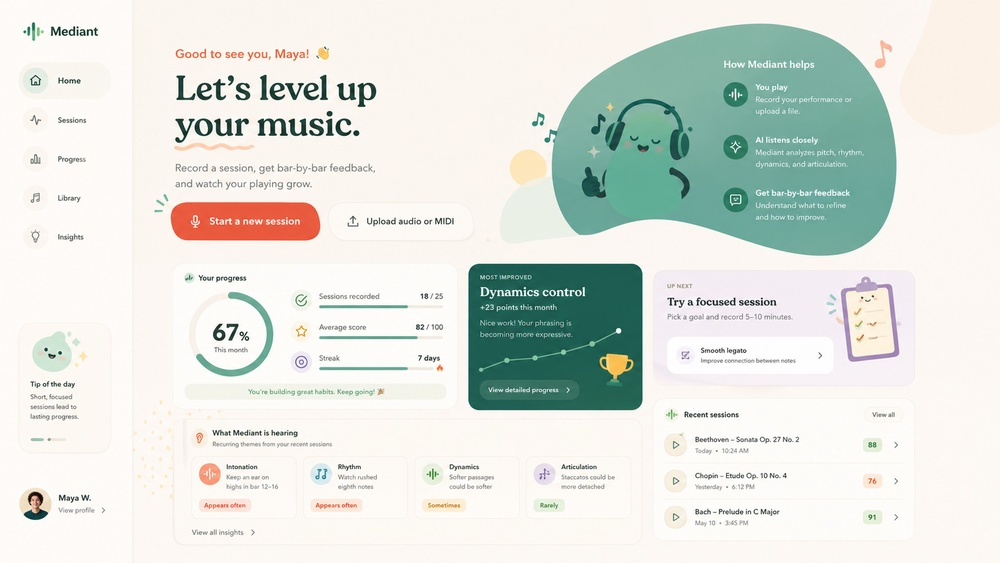
#> input picture agent_workspace/reference/home-redesign-2026-08.jpeg, 1000 x 563 px, shrunk from 1672 x 941 before the run
$ python -i trace_asset.py   (imports and definitions only)
#> lines starting #> are read from the running program, lines starting #| are printed output that depends on the picture
#!/usr/bin/env python3
"""
Trace a flat-coloured region of a reference image into an SVG path.

Why this exists
---------------
Hand-drawing an SVG from a design mockup means guessing at silhouettes, and the
guesses are wrong in ways that are obvious to the person who made the mockup and
invisible to the person who drew them. The home-screen mascot got redrawn as a
circle when the reference is an egg with large oval ear cups.

This derives the actual outline from the pixels instead: mask by colour, keep the
largest blob, walk its boundary, simplify, then smooth into cubic béziers.

Usage
-----
    python3 agent_workspace/trace_asset.py IMAGE --box X0 Y0 X1 Y1 \
        --color 60A890 [--tol 26] [--viewbox 200] [--preview out.png]

    # or segment by "darker than everything around it"
    python3 agent_workspace/trace_asset.py IMAGE --box … --dark 110

Prints a `d="…"` path in a viewBox whose width is --viewbox, so it can be pasted
straight into a component.
"""
import argparse, math, sys
import numpy as np
from PIL import Image
from scipy import ndimage


def build_mask(rgb, color=None, tol=26, dark=None):
    """Boolean mask of the target region, cleaned of speckle and pinholes."""
    if dark is not None:
        mask = rgb.astype(int).sum(axis=2) / 3 < dark
    else:
        target = np.array([int(color[i:i + 2], 16) for i in (0, 2, 4)], dtype=int)
        mask = np.sqrt(((rgb.astype(int) - target) ** 2).sum(axis=2)) < tol

    # Close pinholes (JPEG noise, the face drawn on top of the body) and drop
    # stray specks, or the boundary walk wanders into them.
    mask = ndimage.binary_closing(mask, np.ones((5, 5)))
    mask = ndimage.binary_fill_holes(mask)
    mask = ndimage.binary_opening(mask, np.ones((3, 3)))

    lab, n = ndimage.label(mask)
    if n == 0:
        sys.exit("no region matched — widen --tol or check --box/--color")
    sizes = ndimage.sum(mask, lab, range(1, n + 1))
    return lab == (int(np.argmax(sizes)) + 1)


# [114 lines left out: functions trace_boundary, _rdp_open, rdp, to_bezier, main, not called in this run]


# [2 lines not run here, left out]

>>> import cv2
>>> picture = cv2.imread('reference/home-redesign-2026-08.jpeg', cv2.IMREAD_GRAYSCALE)
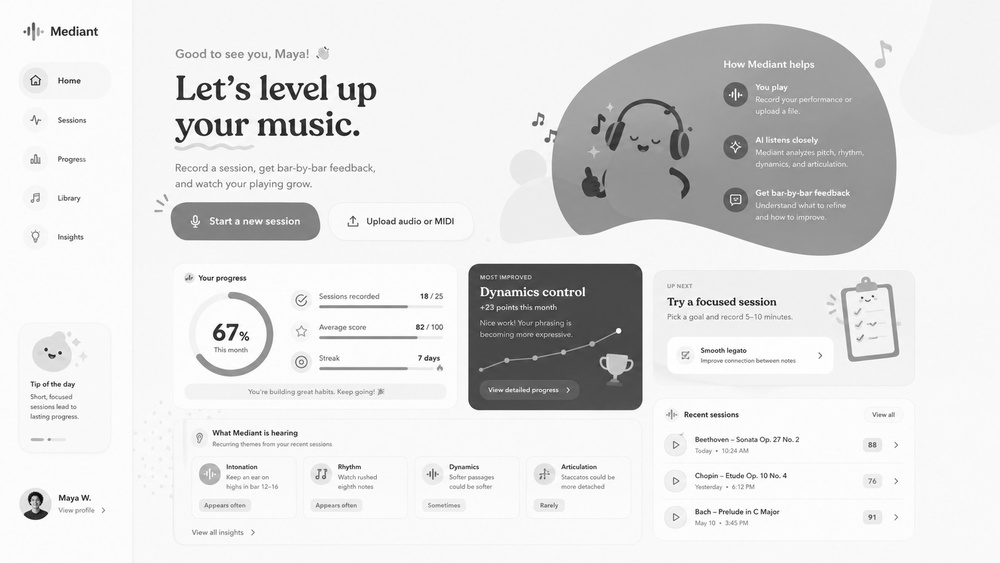
#> picture: shape (563, 1000); min 2, max 255, mean 225
>>> result = build_mask(picture)
#> (the run stopped early here; a loop or call above may not have finished)
